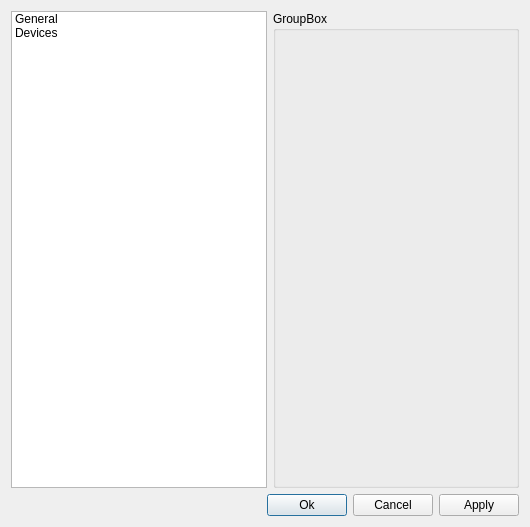
<?xml version="1.0" encoding="UTF-8"?>
<ui version="4.0">
 <class>GlobalSettingsWindow</class>
 <widget class="QDialog" name="GlobalSettingsWindow">
  <property name="geometry">
   <rect>
    <x>0</x>
    <y>0</y>
    <width>530</width>
    <height>527</height>
   </rect>
  </property>
  <property name="windowTitle">
   <string>Rapid - Settings</string>
  </property>
  <layout class="QVBoxLayout" name="verticalLayout">
   <item>
    <layout class="QHBoxLayout" name="horizontalLayout_2">
     <item>
      <widget class="QListWidget" name="listWidget">
       <property name="sizePolicy">
        <sizepolicy hsizetype="Fixed" vsizetype="Expanding">
         <horstretch>0</horstretch>
         <verstretch>0</verstretch>
        </sizepolicy>
       </property>
       <item>
        <property name="text">
         <string>General</string>
        </property>
       </item>
       <item>
        <property name="text">
         <string>Devices</string>
        </property>
       </item>
      </widget>
     </item>
     <item>
      <widget class="QGroupBox" name="ContentGroupBox">
       <property name="title">
        <string>GroupBox</string>
       </property>
      </widget>
     </item>
    </layout>
   </item>
   <item>
    <layout class="QHBoxLayout" name="horizontalLayout">
     <property name="sizeConstraint">
      <enum>QLayout::SizeConstraint::SetMinimumSize</enum>
     </property>
     <item>
      <spacer name="horizontalSpacer">
       <property name="orientation">
        <enum>Qt::Orientation::Horizontal</enum>
       </property>
       <property name="sizeHint" stdset="0">
        <size>
         <width>40</width>
         <height>20</height>
        </size>
       </property>
      </spacer>
     </item>
     <item>
      <widget class="QPushButton" name="OkButton">
       <property name="text">
        <string>Ok</string>
       </property>
      </widget>
     </item>
     <item>
      <widget class="QPushButton" name="CancelButton">
       <property name="text">
        <string>Cancel</string>
       </property>
      </widget>
     </item>
     <item>
      <widget class="QPushButton" name="ApplyButton">
       <property name="text">
        <string>Apply</string>
       </property>
      </widget>
     </item>
    </layout>
   </item>
  </layout>
 </widget>
 <resources/>
 <connections/>
</ui>
